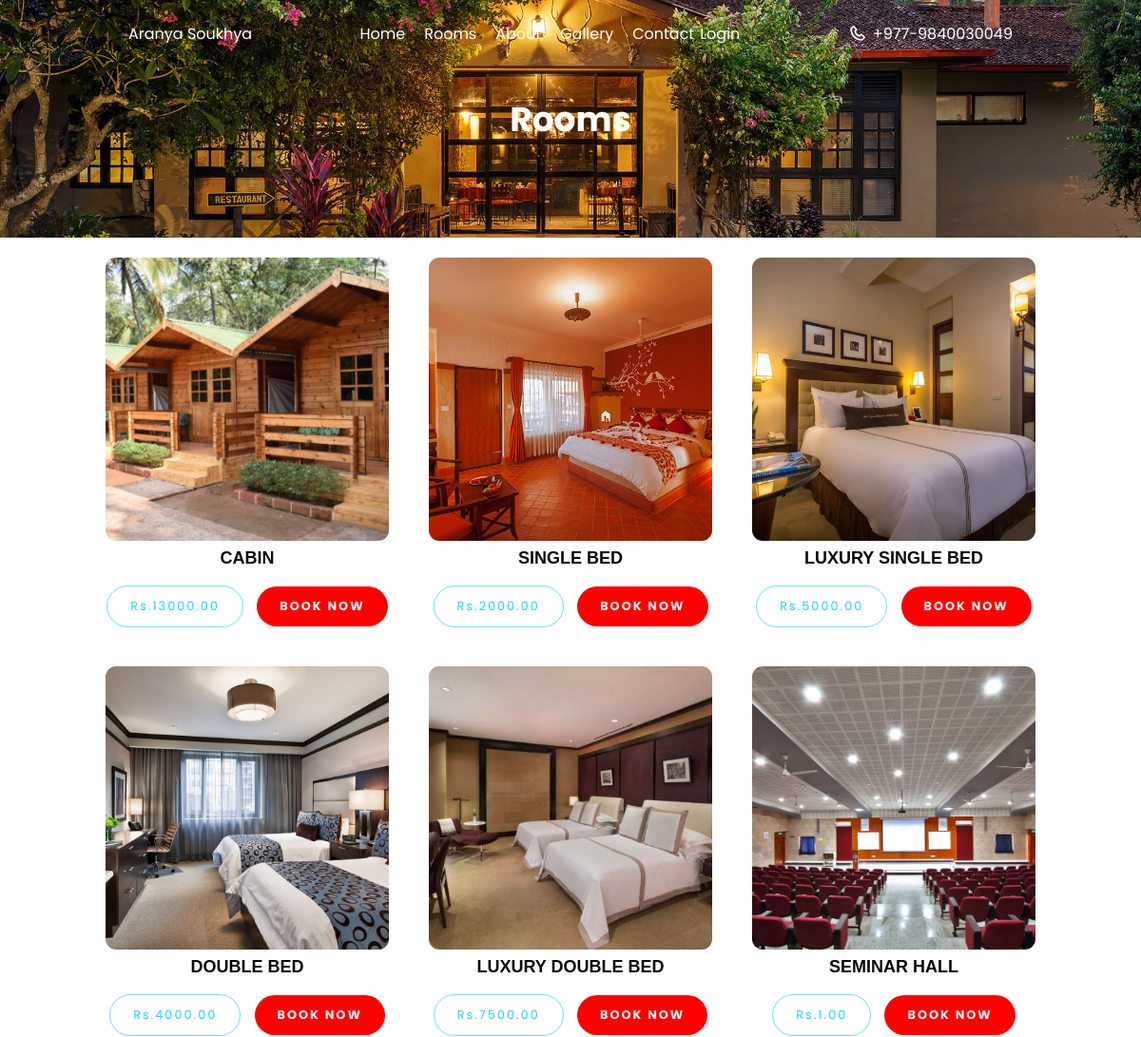
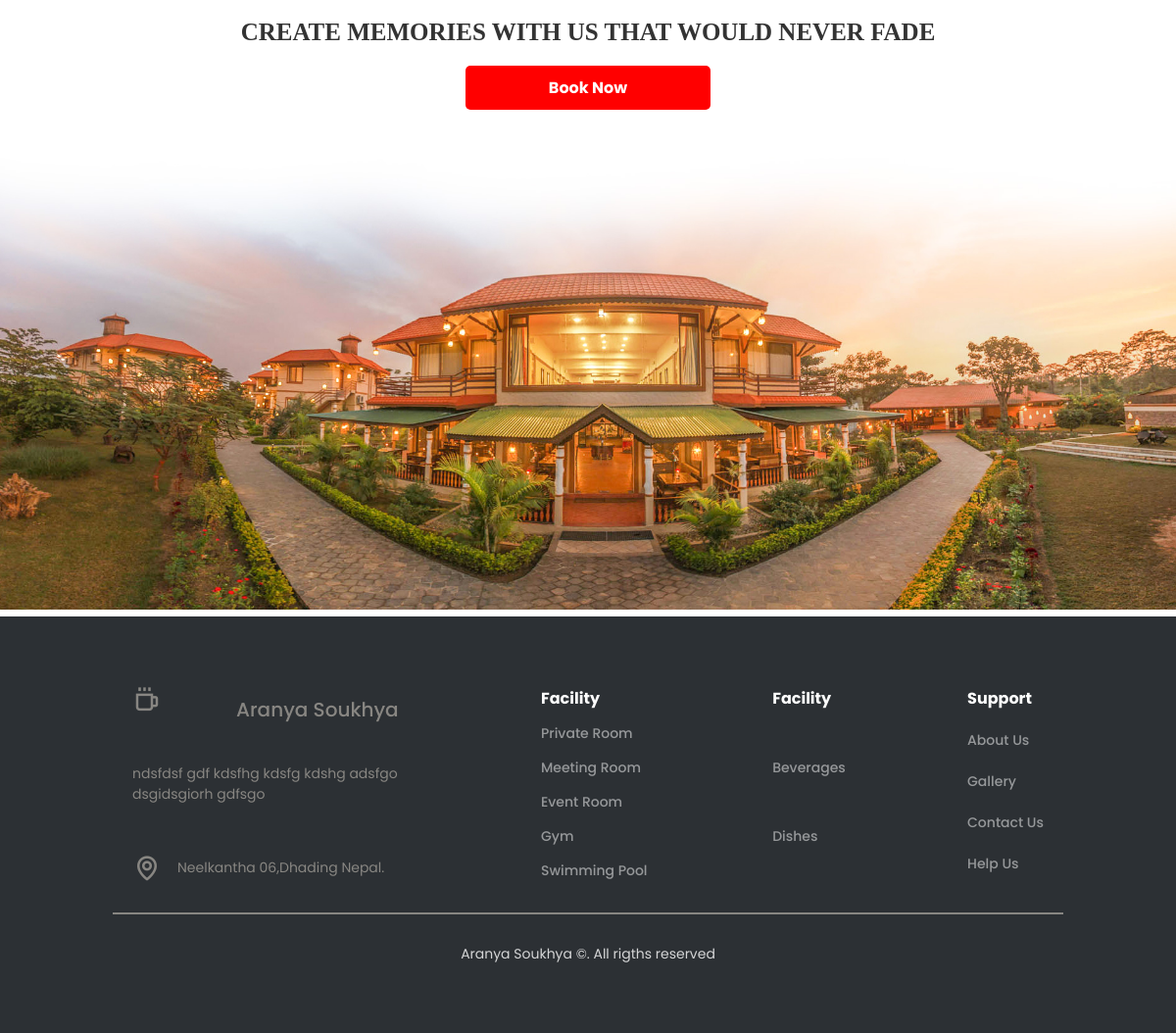
The app's page /viewRoom.php with its own data (2 pictures, top to bottom).
### tables this page shows
CREATE TABLE `Rooms` (
  `room_id` int(11) NOT NULL,
  `room_type` varchar(50) NOT NULL,
  `room_image` varchar(255) DEFAULT NULL,
  `room_count` int(11) NOT NULL DEFAULT 0,
  `cost` decimal(10,2) DEFAULT NULL,
  `available` tinyint(1) DEFAULT 1
);

### viewRoom.php (the view, shortened to what this page needs)
<?php
include 'Database/db_connection.php';
$sql = "SELECT * FROM Rooms";
$result = $conn->query($sql);
?>
<!DOCTYPE html>
<html lang="en">
<head>
    <link rel="stylesheet" href="css/swiper-bundle.min.css">
    <link rel="stylesheet" href="css/scrollreveal.min.js">
    <link href='https://unpkg.com/boxicons@2.1.2/css/boxicons.min.css' rel='stylesheet'>
    <link rel="stylesheet" href="css/style.css">
    <link rel="stylesheet" href="css/rooms.css">
    <link rel="stylesheet" href="css/about.css">
</head>
<body>
<?php include 'partials/custHeader.php'; ?>
<div class="banner">
    Rooms
</div>
<div class="containerss">
    <div class="containerss">
        <div class="wrapper-containerss">
            <?php
            if ($result->num_rows > 0) {
                while ($row = $result->fetch_assoc()) {
                    $roomImage = $row["room_image"];
                    $roomType = $row["room_type"];
                    $roomPrice = $row["cost"];
            ?>
            <div class="wrapper">
                <div class="banner-image">
                    <img src="<?php echo $roomImage; ?>" alt="Room Image">
                </div>
                <h1><?php echo $roomType; ?></h1>
                <div class="button-wrapper">
                    <form action="bookRoom.php" method="get" onsubmit="return checkLoginStatus();">
                        <button class="btn outline"><?php echo 'Rs.' . $roomPrice; ?></button>
                        <button type="submit" class="btn fill">BOOK NOW</button>
                    </form>
                </div>
            </div>
            <?php
                }
            } else {
                echo "<p class='no-rooms'>No rooms available.</p>";
            }
            ?>
        </div>
    </div>
</div>
<?php include 'partials/footer.php'; ?>
</body>
</html>

### css/style.css (style rules this page uses)
html { font-size: 62.5%; scroll-behavior: smooth; }
:root { --body-font: 'Poppins', sans-serif; --big-font: 4rem; --h1-font: 3.6rem; --h2-font: 2.4rem; --h3-font: 2rem; --h4-font: 1.8rem; --normal-font: 1.6rem; --small-font: 1.4rem; --smaller-font: 1.3rem; --font-regular: 400; --font-medium: 500; --font-semi-bold: 600; --primary-color: #C87E4F; --primary-color-hover: #C2703D; --text-color: #333; --text-color-light: #888682; --border-color: #484848; --white-color: #FFF; --section-bg: #2C3034; --z-overlay: 10; --z-fixed: 100; --tran-0-2: 0s; --tran-0-3: 0s; --tran-0-5: 0s; }
* { margin: 0; padding: 0; box-sizing: border-box; }
body { overflow-x: hidden; background-color: var(--white-color); }
body, button, input { font-family: var(--body-font); font-size: var(--normal-font); font-weight: var(--font-regular); color: var(--text-color); }
img { width:100%; height: 100%; object-fit: cover; }

### css/rooms.css (style rules this page uses)
.wrapper-containerss { display: flex; flex-wrap: wrap; justify-content: center; }
.wrapper { width: 300px; height: auto; margin: 20px; display:flex; flex-direction: column; align-items: center; justify-content:center; text-align: center; }
.banner-image img { background-position: center; background-size: cover; height: 300px; width: 300px; border-radius: 12px; border: 1px solid rgba(255,255,255, 0.255); }
h1 { font-family: 'Righteous', sans-serif; color: rgba(5, 4, 4, 0.98); text-transform: uppercase; font-size: 1.8rem; }
.button-wrapper { margin-top: 18px; }
.btn { border: none; padding: 12px 24px; border-radius: 24px; font-size: 0.8rem; letter-spacing: 2px; cursor: pointer; }
.btn + .btn { margin-left: 10px; }
.outline { background: transparent; color: rgba(0, 212, 255, 0.9); border: 1px solid rgba(0, 212, 255, 0.6); transition: all .3s ease; font-size: .8em; }
.fill { background: red; color: rgba(255,255,255,0.95); filter: drop-shadow(0); font-weight: bold; transition: all .3s ease; font-size: .8em; }

### css/about.css (style rules this page uses)
.banner { background-image:url('../images/ban1.jpeg'); padding: 100px 0; }

### viewRoom.php (style rules this page uses)
body { font-family: Arial, sans-serif; }
.banner { width: 100%; height: 250px; background-image: url('images/banner_image.jpg'); background-size: cover; background-position: center; text-align: center; color: white; display: flex; justify-content: center; align-items: center; font-size: 36px; font-weight: bold; }

### records on screen
rooms: room_image (picture), room_type "CABIN", cost "13000.00"
rooms: room_image (picture), room_type "SINGLE BED", cost "2000.00"
rooms: room_image (picture), room_type "LUXURY SINGLE BED", cost "5000.00"
rooms: room_image (picture), room_type "DOUBLE BED", cost "4000.00"
rooms: room_image (picture), room_type "LUXURY DOUBLE BED", cost "7500.00"
rooms: room_image (picture), room_type "SEMINAR HALL", cost "1.00"
